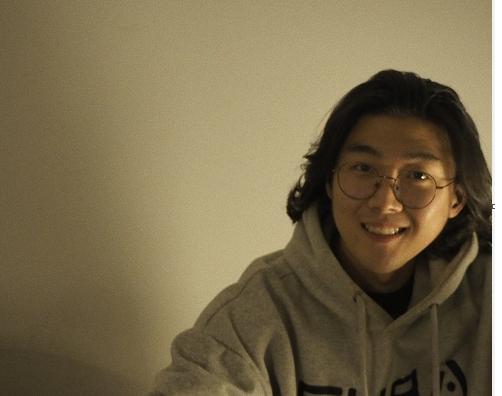
#> input picture data/images/gunho.png, 502 x 396 px, found by its file name
$ python CV_basics.py
#> lines starting #> are read from the running program, lines starting #| are printed output that depends on the picture; after the words box and inside, x2 and y2 are one past the last pixel; in counts of white or black regions, pixels touching at a corner belong together; pictures that were not available may be replaced by others from this repository, and a replacement may not be noted
# libraries
import cv2
# from cv2 import cv2
import numpy as np

# print(cv2.__version__)

path = "C:/Users/gunho/PycharmProjects/CV-ML-demonstration/data/images/gunho.png"
# image = cv2.imread(path, cv2.IMREAD_GRAYSCALE)
image = cv2.imread(path, cv2.IMREAD_COLOR)
#> image is the input picture: shape (396, 502, 3); mean B, G, R 77, 106.8, 120.5

print(image.shape)
#| (396, 502, 3)

# values close to 0: darker pixels
# values close to 255: brighter pixels
print(image)
#> (printed output is left out)
print(np.amax(image))
#| 255
print(np.amin(image))
#| 0

cv2.imshow('Computer Vision', image)
cv2.waitKey(0)
cv2.destroyAllWindows()

## IMAGE PROCESSING
path = "C:/Users/gunho/PycharmProjects/CV-ML-demonstration/data/images/gunho.png"
original_image = cv2.imread(path, cv2.IMREAD_COLOR)

# trasnform the image into grayscale
# opencv handles BGR instead of RGB
gray_image = cv2.cvtColor(original_image, cv2.COLOR_BGR2GRAY)
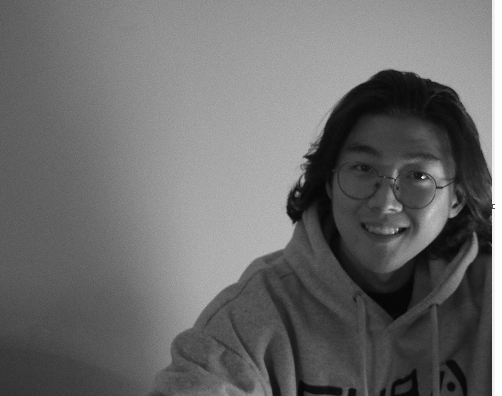
#> gray_image: shape (396, 502); min 4, max 255, mean 107.5

# Blur
kernel = np.ones((5, 5)) / 25  # normalize
# Laplacian (edge)
kernel = np.array([[0, 1, 0], [1, -4, 1], [0, 1, 0]])
# sharp
kernel = np.array([[0, -1, 0], [-1, 5, -1], [0, -1, 0]])
print(kernel)

# -1 "destination depth"
blur_image = cv2.filter2D(original_image, -1, kernel)
edge_image = cv2.filter2D(original_image, -1, kernel)
edge_image = cv2.Laplacian(original_image, -1)  # same
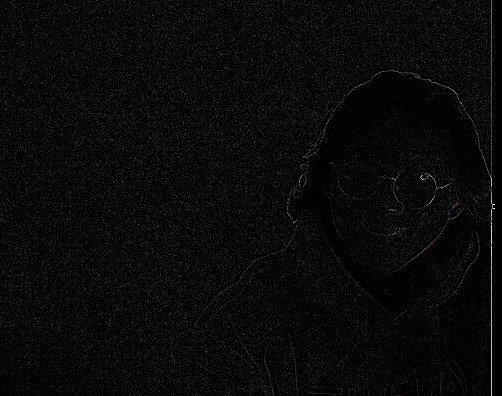
#> edge_image: shape (396, 502, 3); mean B, G, R 6.4, 6.3, 6.3
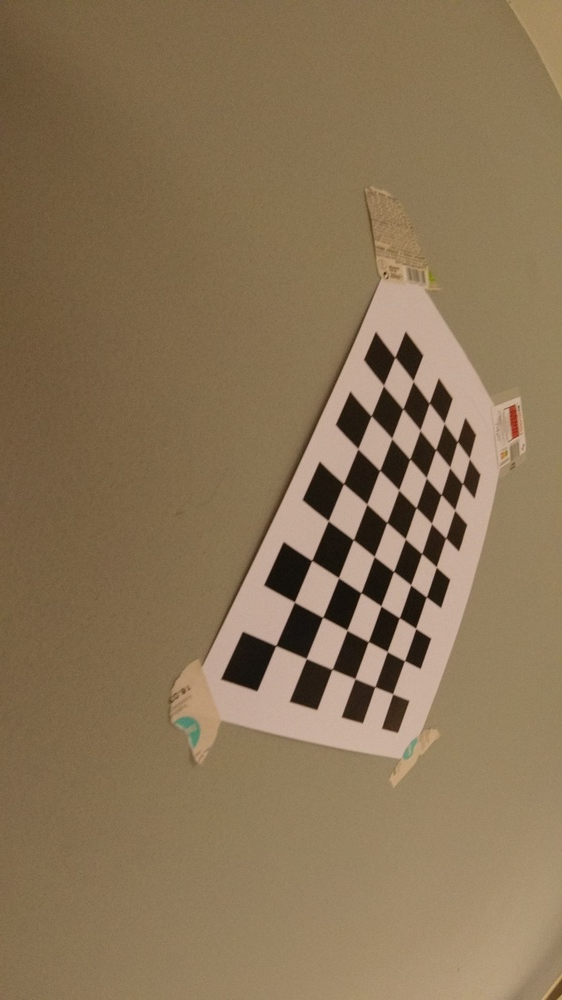
#> input picture image analysis/ex1/imgs/calibration/c7.jpg, 562 x 1000 px, shrunk from 2250 x 4000 before the run, given in place of lane_detection_video.mp4, which was not available
#> further down, frame is the input picture: shape (1000, 562, 3); mean B, G, R 86.6, 116.1, 137.5
sharp_image = cv2.filter2D(original_image, -1, kernel)

# gaussian blur is used to reduce noise!

cv2.imshow('Original Image', original_image)
cv2.imshow('Original Image', sharp_image)
# cv2.imshow('Blurred Image', blur_image)
# cv2.imshow('Gray Image', gray_image)
# cv2.imshow('Edge Image', edge_image)
cv2.waitKey(0)
cv2.destroyAllWindows()


## Lane detection
import cv2
import numpy as np

def draw_the_lines(image, lines):
    # create a distinct image for the lines [0,255] - all 0 values means black image
    lines_image = np.zeros((image.shape[0], image.shape[1], 3), dtype=np.uint8)

    # there are (x,y) for the starting and end points of the lines
    for line in lines:
        for x1, y1, x2, y2 in line:
            cv2.line(lines_image, (x1, y1), (x2, y2), (255, 0, 0), thickness=3)

    # finally we have to merge the image with the lines
    image_with_lines = cv2.addWeighted(image, 0.8, lines_image, 1, 0.0)

    return image_with_lines


def region_of_interest(image, region_points):
    # replace pixels with 0 (black) for the regions we are not interested
    mask = np.zeros_like(image)

    # interested region -> the lower triangle - 255 white pixels
    cv2.fillPoly(mask, region_points, 255)

    # use the mask!
    # logical and operator
    masked_image = cv2.bitwise_and(image, mask)

    return masked_image


def get_detected_lanes(image):
    (height, width) = (image.shape[0], image.shape[1])
#> height = 1000; width = 562

    # turn the image into grayscale
    #image = cv2.cvtColor(image, cv2.COLOR_BGR2GRAY)

    # grayscale
    gray_image = cv2.cvtColor(image, cv2.COLOR_BGR2GRAY)
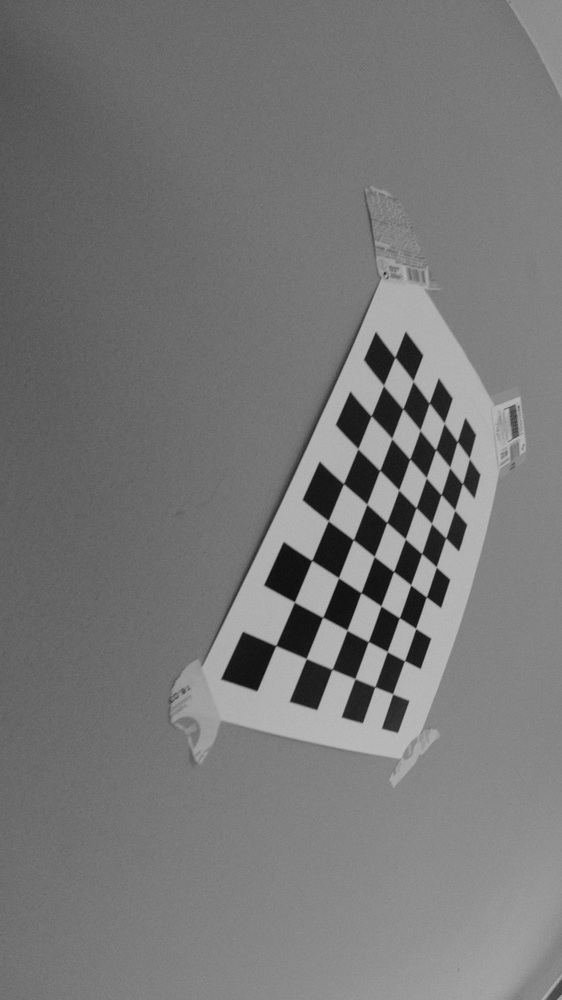
#> gray_image: shape (1000, 562); min 13, max 190, mean 119.1

    # edge detection kernel (Canny's algorithm)
    canny_image = cv2.Canny(gray_image, 100, 120)  # 100 = low threshold, 120 = high threshold
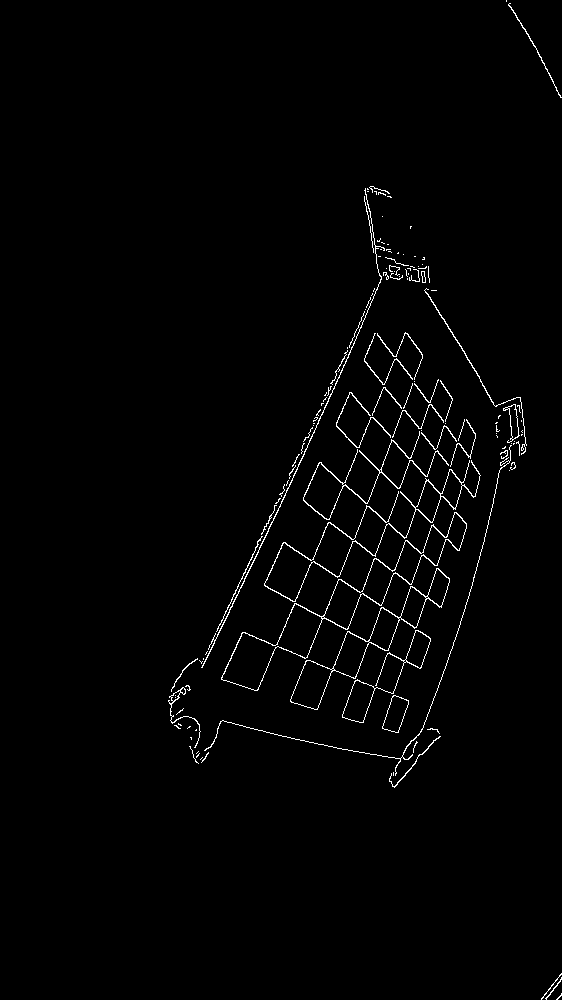
#> canny_image: shape (1000, 562); 1.4% white in thin lines or dots, all inside (x1, y1, x2, y2) = (168, 0, 562, 1000)

    # interest region -> "lower region" = driving lanes. Discard the other regions
    region_of_interest_vertices = [
        (0, height),
        (width / 2, height * 0.65),
        (width, height)
    ]
#> region_of_interest_vertices = [(0, 1000), (281, 650), (562, 1000)]

    # get rid of the irrelevant parts
    cropped_image = region_of_interest(canny_image, np.array([region_of_interest_vertices], np.int32))
#> in region_of_interest, `cv2.fillPoly(mask, region_points, 255)`: mask: shape (1000, 562); 17.6% white; 1 white region, box (x1, y1, x2, y2) and area: (0, 650, 562, 1000) 98665
#> in region_of_interest, `masked_image = cv2.bitwise_and(image, mask)`:
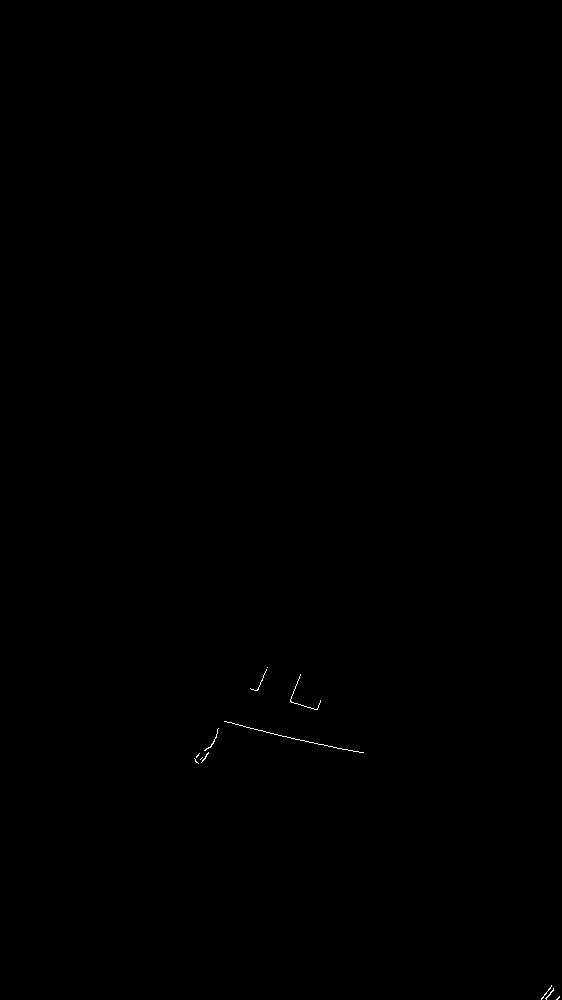
#> masked_image: shape (1000, 562); 0.06% white in thin lines or dots, all inside (x1, y1, x2, y2) = (194, 667, 560, 1000)

    # Use the line detection algorithm (radians instead of degrees! 1 degree = pi / 180)
    lines = cv2.HoughLinesP(cropped_image, rho=2, theta=np.pi / 180, threshold=50, lines=np.array([]),
                            minLineLength=40, maxLineGap=150)
#> lines = [[227, 722, 353, 751]]

    # draw the lines on the image
    image_with_lines = draw_the_lines(image, lines)
#> the loop in draw_the_lines, `for line in lines:` made 1 pass
#> in draw_the_lines, `image_with_lines = cv2.addWeighted(image, 0.8, lines_image, 1, 0.0)`:
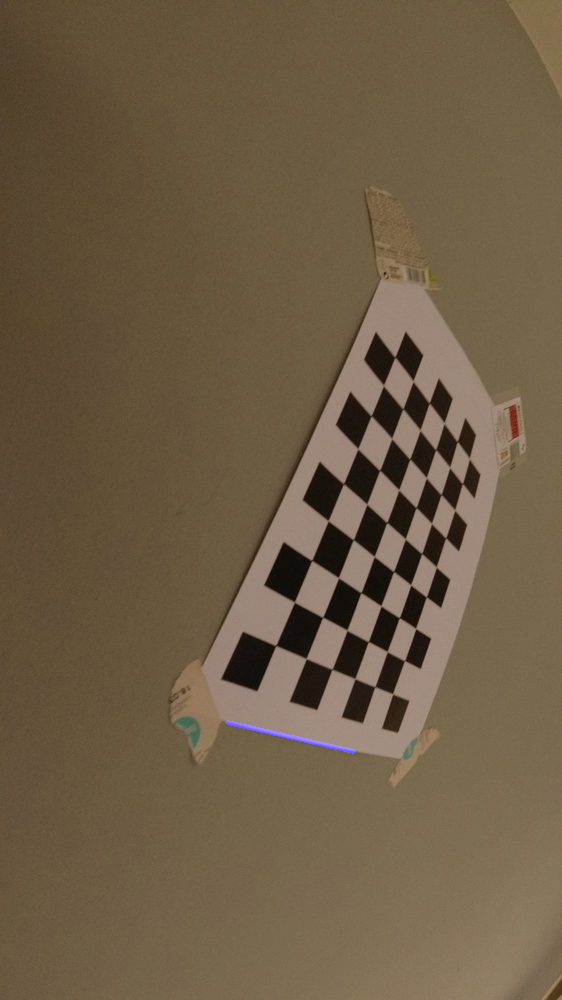
#> image_with_lines: shape (1000, 562, 3); mean B, G, R 69.5, 92.9, 110

    return image_with_lines


path = "C:/Users/gunho/PycharmProjects/CV-ML-demonstration/data/videos/lane_detection_video.mp4"
video = cv2.VideoCapture(path)

while video.isOpened():

    is_grabbed, frame = video.read()

    # due to the end of the video
    if not is_grabbed:
        break

    frame = get_detected_lanes(frame)

    cv2.imshow('Lane Detection Video', frame)  # very fast
    cv2.waitKey(20)  # delay the application #the larger the slower

video.release()
cv2.destroyAllWindows()
